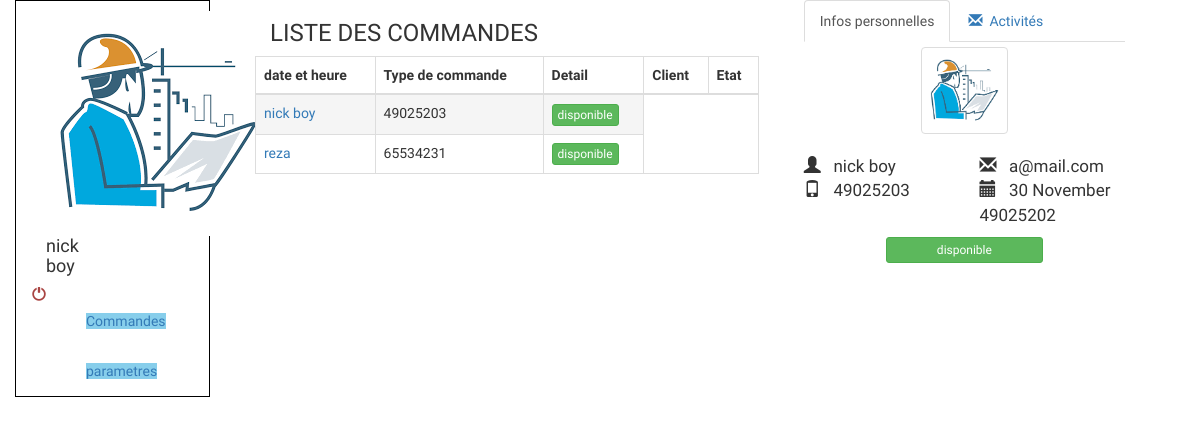
Screenshot of /commande.php?detail=1 (signed in) with the database file from the repository.
### tables this page shows
CREATE TABLE IF NOT EXISTS `commande` (
  `id_commande` int(3) NOT NULL AUTO_INCREMENT,
  `type_commande` varchar(100) NOT NULL,
  `id_type_commande` int(3) NOT NULL,
  `id_client` int(3) NOT NULL,
  `id_user` int(3) NOT NULL,
  `date_commande` datetime NOT NULL,
  `etat_commande` int(1) NOT NULL,
  PRIMARY KEY (`id_commande`)
);

CREATE TABLE IF NOT EXISTS `user` (
  `id_user` int(3) NOT NULL AUTO_INCREMENT,
  `nom_user` varchar(100) NOT NULL,
  `email_user` varchar(50) NOT NULL,
  `mdp_user` varchar(50) NOT NULL,
  `privilege_user` varchar(30) NOT NULL,
  `etat_user` int(1) NOT NULL,
  `attribut_user` int(1) NOT NULL DEFAULT '0',
  `contact_user` varchar(12) NOT NULL,
  `photo_user` varchar(50) NOT NULL,
  `date_user` date NOT NULL DEFAULT '2019-01-01',
  PRIMARY KEY (`id_user`)
);

### function.php (called while the page is built, shortened)
<?php
function dcomplete2($date){
    @list ( $an , $mois ,$jours) = split("[-./]",$date);
    return strftime("%d %B %Y",mktime(0,0,0,$mois,$jours,$an));
}
?>

### commande.php (the view, shortened to what this page needs)
<?php
require ("../function.php");
if (isset($_SESSION["id_user"])){
    $nom_user=$_SESSION["nom_user"];
    $photo_user=$_SESSION["photo_user"];
}else{
    header("location: index.php");
}
if (isset($_GET["detail"])) {
    $detail=$_GET["detail"];
}
?>
<!DOCTYPE html>
<html>
<head>
    <link rel="stylesheet" type="text/css" href="../bootstrap/css/bootstrap.min.css">
    <link rel="stylesheet" type="text/css" href="../styles.css">
</head>
<body background="">
<div class="container-fluid">
    <div class="col-md-2" id="sidemenu">
        <?php require ("menu.php"); ?>
    </div>
    <div class=" col-md-10">
        <div class="col-md-12">
            <div class="col-lg-7 col-md-7 col-sm-12 col-xs-12">
                <div class="col-md-12">
                <h3 class="text-uppercase">Liste des commandes</h3>
                </div>
                <table class="table table-bordered table-responsive table-bordered">
                    <thead>
                        <tr>
                            <th>date et heure </th>
                            <th>Type de commande</th>
                            <th>Detail </th>
                            <th>Client </th>
                            <th>Etat </th>
                        </tr>
                    </thead>
                    <tbody>
                    <?php
                    $db=Database::connect();
                    $req_affiche=$db->query("SELECT com.id_commande, com.type_commande, com.id_type_commande, com.id_client, com.id_user, com.date_commande, com.etat_commande,
                                                    cl.id_client, cl.nom_client, cl.email_client, cl.contact_client,
                                                     us.id_user, us.id_user, us.nom_user, us.email_user, us.privilege_user, us.etat_user, us.contact_user, us.photo_user
                                             FROM commande com
                                             INNER JOIN client cl
                                             ON com.id_client=cl.id_client
                                             INNER JOIN user us
                                             ON com.id_user=us.id_user ");
                    while ($row=$req_affiche->fetch()){
                    $id_user=$row["id_user"];
                    $nom_user=$row["nom_user"];
                    $contact_user=$row["contact_user"];
                    $etat_user=$row["etat_user"];
                    ?>
                        <tr class="<?php if (isset($_GET["detail"]) and $_GET["detail"]==$id_user) {echo "active"; } ?> ">
                            <td>
                                <a href="?detail=<?php echo $id_user; ?>" alt="voir les détails"><?php echo $nom_user; ?></a>
                            </td>
                            <td><?php echo $contact_user; ?></td>
                            <td>
                                <?php if ($etat_user==0) {?>
                                    <button class="btn btn-success btn-xs">
                                    disponible
                                </button>
                            <?php }elseif($etat_user==1) { ?>
                                <button class="btn btn-danger btn-xs">
                                    indisponible
                                </button>
                            <?php } ?>
                            </td>
                        </tr>
                    <?php } ?>
                    </tbody>
                </table>
            </div>
            <div class="col-lg-5 col-md-5 col-sm-12 col-xs-12">
                <?php if (isset($_GET["detail"])) {
                    $db=Database::connect();
                    $req_detail=$db->query("SELECT * FROM user WHERE id_user='$detail' ");
                    $row=$req_detail->fetch();
                    $nom_user=$row["nom_user"];
                    $contact_user=$row["contact_user"];
                    $email_user=$row["email_user"];
                    $etat_user=$row["etat_user"];
                    ?>
<div class="col-md-12 tab-style-1">
            <ul class="nav nav-tabs">
              <li class="active"><a href="#tab-1" data-toggle="tab">Infos personnelles</a></li>
              <li><a href="#tab-2" data-toggle="tab"><span class="glyphicon glyphicon-envelope"></span>&nbsp;	Activités</a></li>
            </ul>
            <div class="tab-content">
              <div class="tab-pane row fade in active" id="tab-1">
                  <div class="col-md-4 col-md-offset-4" style="margin-top:5px;s">
                      <img class="img-responsive thumbnail" src="../img/logo.png" alt="">
                  </div>
                  <div class="col-md-6" style="font-size:17px;">
                      <span class="glyphicon glyphicon-user"></span> &nbsp; <?php echo $nom_user ?> <br>
                      <span class="glyphicon glyphicon-phone"></span> &nbsp; <?php echo $contact_user ?>
                  </div>
                  <div class="col-md-6" style="font-size:17px;">
                      <span class="glyphicon glyphicon-envelope"></span> &nbsp; <?php echo $email_user ?> <br>
                      <span class="glyphicon glyphicon-calendar"></span> &nbsp; <?php echo dcomplete2($contact_user) ?>
                  </div>
                  <div class="col-md-12" style="text-align:center; margin-top:10px;" >
                  <?php if ($etat_user==0) {?>
                                    <button class="btn btn-success btn-xs" style="padding:3px 50px;">
                                    disponible
                                </button>
                            <?php }elseif($etat_user==1) { ?>
                                <button class="btn btn-danger btn-xs" style="padding:3px 50px;">
                                    indisponible
                                </button>
                           <?php } ?>
                  </div>
              </div>
            </div>
          </div>
               <?php } if (!isset($_GET["detail"])) { ?>
               <?php } ?>
            </div>
        </div>
    </div>
</div>
</body>
</html>

### admin/menu.php (shortened to what this page needs)
<?php
    if (isset($_GET["menu"])) {
        $menu=$_GET["menu"];
    }else{$menu="";}
?>
    <div class="col-lg-2 col-md-2 col-sm-12 col-xs-12" id="side">
        <div>
            <h4>
                    <img class=" img-rounded " id="paramphoto" style="width:%;" src="../img/profil/<?php echo $photo_user; ?>" alt="">
                <br>
                 <?php echo $nom_user; ?> </h4>
                 <a href="index.php"><span class="text-danger glyphicon glyphicon-off pull-right"></span></a>
        </div>
            <ul>
        <li class="<?php if ($menu=="commande") {echo "active"; } ?>" >
            <a href="commande.php?menu=commande">
                <span>Commandes</span>
            </a>
        </li>
        <li <?php if ($menu=="param") {echo "active"; } ?>>
            <a href="parametre.php?menu=param">
                <span>parametres</span>
            </a>
        </li>
            </ul>
    </div>

### styles.css (style rules this page uses)
body { font-family: 'Crete round', Sans-serif; box-sizing: border-box; }
li { list-style: none; }
#sidemenu { border: 1px solid black; }
#sidemenu ul li { padding: 5px 0px; }
#sidemenu ul li a { background: skyblue; }

### rows the page displays
commande: id_user.nom_user "nick boy", id_user.contact_user "49025203"
commande: id_user.nom_user "reza", id_user.contact_user "65534231"
user: nom_user "nick boy", contact_user "49025203", email_user "a@mail.com", contact_user "30 November 49025202"

### other values shown
$nom_user "nick boy"
